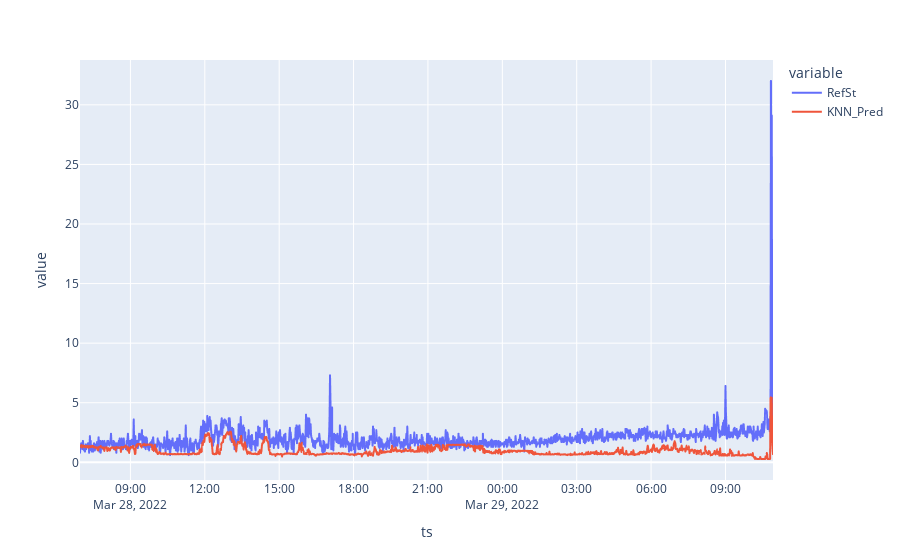

Source (notebook cell):
### Code cell
# %%
# K-Nearest Neighbor
from sklearn.neighbors import KNeighborsRegressor

# Model
knn = KNeighborsRegressor(n_neighbors = 80)

# Fit
knn.fit(X_MLRtrain, Y_MLRtrain)

# Predict
df_MLRtest["KNN_Pred"] = knn.predict(X_MLRtest)
# print(df_MLRtest)

# Plot linear
df_MLRtest[["RefSt", "KNN_Pred"]].plot()
# plt.xticks(rotation=20)

# Plot regression
# sns.lmplot(x = 'RefSt', y = 'KNN_Pred', data = df_MLRtest, fit_reg = True, line_kws = {'color': 'orange'}) 

# Loss
loss_functions(y_true = df_MLRtest["RefSt"], y_pred = df_MLRtest["KNN_Pred"])
df_MLRtest[["RefSt", "KNN_Pred"]].plot()

### Figure 1 — Plotly figure (JSON) as saved in the notebook; plotly's stock layout.template omitted (floating-point values rounded to 4 significant figures; data arrays with more than 128 entries replaced by an {"elided": "..."} marker saying what was removed)
{"data": [{"hovertemplate": "variable=RefSt<br>ts=%{x}<br>value=%{y}<extra></extra>", "legendgroup": "RefSt", "line": {"color": "#636efa", "dash": "solid"}, "marker": {"symbol": "circle"}, "mode": "lines", "name": "RefSt", "showlegend": true, "type": "scattergl", "x": {"elided": "1678 str values"}, "xaxis": "x", "y": {"elided": "1678 float values"}, "yaxis": "y"}, {"hovertemplate": "variable=KNN_Pred<br>ts=%{x}<br>value=%{y}<extra></extra>", "legendgroup": "KNN_Pred", "line": {"color": "#EF553B", "dash": "solid"}, "marker": {"symbol": "circle"}, "mode": "lines", "name": "KNN_Pred", "showlegend": true, "type": "scattergl", "x": {"elided": "1678 str values"}, "xaxis": "x", "y": {"elided": "1678 float values"}, "yaxis": "y"}], "layout": {"legend": {"title": {"text": "variable"}, "tracegroupgap": 0}, "margin": {"t": 60}, "xaxis": {"anchor": "y", "domain": [0, 1], "title": {"text": "ts"}}, "yaxis": {"anchor": "x", "domain": [0, 1], "title": {"text": "value"}}}}
